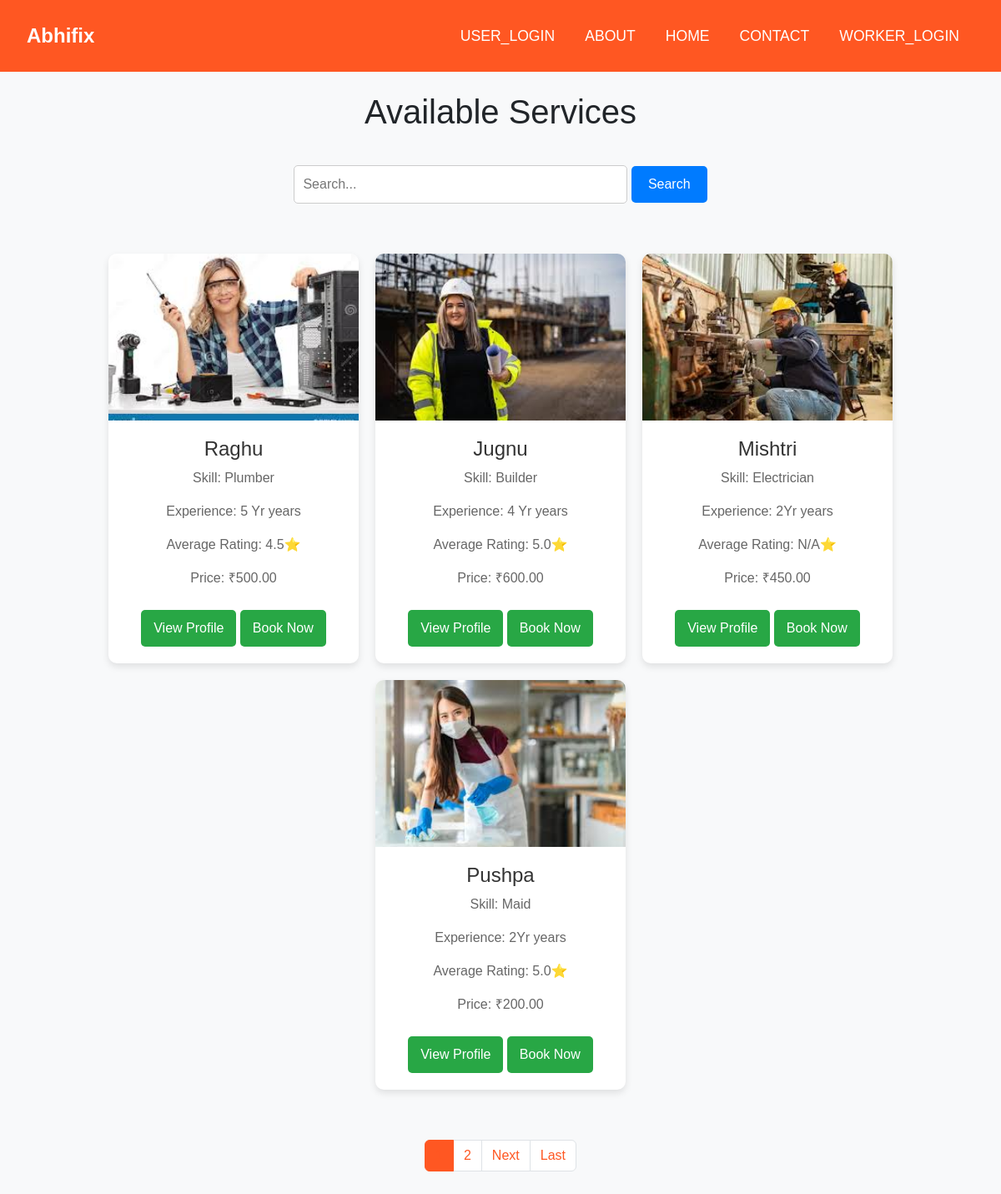
Page /services/ on the committed database.
### myapp/models.py (models this page shows, shortened)
class Labour(models.Model):
    user = models.OneToOneField(User, on_delete=models.CASCADE, related_name='labour_profile')
    phone = models.CharField(max_length=15, null=True, blank=True)  # Updated to CharField to handle phone numbers better
    image = models.ImageField(upload_to='images/', null=True, blank=True)
    skills = models.ManyToManyField(Skill, related_name='labours', blank=True)
    experience = models.CharField(max_length=100, null=True)
    email = models.EmailField(max_length=254, null=True, blank=True)
    price = models.DecimalField(max_digits=10, decimal_places=2, null=True,blank=True)
    is_available = models.BooleanField(default=True)
    last_booking_time = models.DateTimeField(null=True, blank=True)

class Skill(models.Model):
    name = models.CharField(max_length=100)

### myapp/views.py (the view)
# urls.py: path('services/',views.services,name='services'),
def services(request):
    query = request.GET.get('query', '')
    if query:
        labours = Labour.objects.filter(
            Q(skills__name__icontains=query) | Q(user__username__icontains=query)
        ).distinct()
    else:
        labours = Labour.objects.all()
    labours = labours.prefetch_related('reviews')
    for labour in labours:
        avg_rating = labour.reviews.aggregate(Avg('rating'))['rating__avg']
        labour.avg_rating = round(avg_rating, 1) if avg_rating is not None else 'N/A'
        if not labour.is_available and labour.last_booking_time:
            time_since_last_booking = timezone.now() - labour.last_booking_time
            if time_since_last_booking < timedelta(hours=1):
                labour.availability_message = f"Available in {60 - time_since_last_booking.seconds // 60} minutes"
            else:
                labour.is_available = True  # Mark as available if 1 hour has passed
                labour.save()
        else:
            labour.availability_message = "Available"
    paginator = Paginator(labours, 4)
    page_number = request.GET.get('page')
    page_obj = paginator.get_page(page_number)
    return render(request, 'services.html', {
        'page_obj': page_obj,
        'query': query,
    })

### templates/services.html (shortened to what this page needs)
<!DOCTYPE html>
<html lang="en">
<head>
    <link href="https://cdn.jsdelivr.net/npm/bootstrap@5.3.0/dist/css/bootstrap.min.css" rel="stylesheet">
</head>
<body>
    <nav class="navbar navbar-expand-lg navbar-dark">
        <div class="container-fluid">
            <a class="navbar-brand" href="{% url 'home' %}">Abhifix</a>
            <div class="collapse navbar-collapse" id="navbarNav">
                <ul class="navbar-nav ms-auto">
                    {% if not user.is_authenticated %}
                    <li class="nav-item">
                        <a class="nav-link" href="{% url 'login' %}">USER_LOGIN</a>
                    </li>
                    {% endif %}
                    <li class="nav-item">
                        <a class="nav-link" href="#">ABOUT</a>
                    </li>
                    <li class="nav-item">
                        <a class="nav-link" href="{% url 'home' %}">HOME</a>
                    </li>
                    <li class="nav-item">
                        <a class="nav-link" href="{% url 'contact' %}">CONTACT</a>
                    </li>
                    <li class="nav-item">
                        <a class="nav-link" href="{% url 'labour_login' %}">WORKER_LOGIN</a>
                    </li>
                </ul>
            </div>
        </div>
    </nav>
    <div class="container">
        <h1 class="text-center mt-4">Available Services</h1>
        <form method="GET" action="{% url 'services' %}" class="search-form">
            <input type="text" name="query" placeholder="Search..." value="{{ query }}" class="search-input">
            <button type="submit" class="search-button">Search</button>
        </form>
        <div class="services-list">
            {% for labour in page_obj %}
                <div class="data-card {% if not labour.is_available %}unavailable{% endif %}">
                    <img src="{{ labour.image.url }}" alt="Image of {{ labour.user.username }}" class="service-image">
                    <div class="card-body">
                        <h2>{{ labour.user.username }}</h2>
                        <p>Skill: {{ labour.skills.first.name }}</p>
                        <p>Experience: {{ labour.experience }} years</p>
                        <p>Average Rating: {{ labour.avg_rating }}⭐</p>
                        <p class="price">Price: ₹{{ labour.price }}</p>
                        <a href="{% url 'labour_detail' labour.id %}" class="book-button">View Profile</a>
                        {% if labour.is_available %}
                            <a href="{% url 'book_labour' labour.id %}" class="book-button">Book Now</a>
                        {% endif %}
                    </div>
                </div>
            {% endfor %}
        </div>
        <nav aria-label="Page navigation">
            <ul class="pagination">
                {% for num in page_obj.paginator.page_range %}
                    <li class="page-item {% if page_obj.number == num %}active{% endif %}">
                        <a class="page-link" href="?page={{ num }}&query={{ query }}">{{ num }}</a>
                    </li>
                {% endfor %}
                {% if page_obj.has_next %}
                    <li class="page-item"><a class="page-link" href="?page={{ page_obj.next_page_number }}&query={{ query }}">Next</a></li>
                    <li class="page-item"><a class="page-link" href="?page={{ page_obj.paginator.num_pages }}&query={{ query }}">Last</a></li>
                {% endif %}
            </ul>
        </nav>
    </div>
</body>
</html>

### templates/services.html (style rules this page uses)
body { background-color: #f8f9fa; font-family: Arial, sans-serif; }
.navbar { background-color: #FF5722; padding: 20px; }
.navbar-brand { font-size: 1.5rem; font-weight: bold; color: white !important; }
.navbar-nav .nav-link { color: white !important; font-size: 1.1rem; margin: 0 10px; }
.search-form { margin: 40px 0; text-align: center; }
.search-input { padding: 10px; width: 60%; max-width: 400px; border-radius: 5px; border: 1px solid #ccc; }
.search-button { padding: 10px 20px; background-color: #007bff; color: white; border: none; border-radius: 5px; cursor: pointer; transition: background-color 0.3s ease; }
.services-list { display: flex; flex-wrap: wrap; justify-content: center; gap: 20px; padding: 20px; }
.data-card { background-color: white; border-radius: 10px; box-shadow: 0 4px 8px rgba(0, 0, 0, 0.1); width: 300px; text-align: center; transition: transform 0.3s, box-shadow 0.3s; }
.data-card img.service-image { width: 100%; height: 200px; object-fit: cover; border-radius: 10px 10px 0 0; }
.data-card .card-body { padding: 20px; }
.data-card h2 { font-size: 1.5rem; color: #333; }
.data-card p { color: #666; }
.book-button { display: inline-block; margin-top: 10px; padding: 10px 15px; background-color: #28a745; color: white; border: none; border-radius: 5px; text-decoration: none; transition: background-color 0.3s ease; }
.pagination { justify-content: center; margin: 40px 0; }
.pagination .page-item.active .page-link { background-color: #FF5722; border-color: #FF5722; }
.pagination .page-link { color: #FF5722; }

### rows in the picture
Labour: image (picture), user.username "Raghu", skills.first.name "Plumber", experience "5 Yr", avg_rating "4.5", price "500.00", is_available "Book Now"
Labour: image (picture), user.username "Jugnu", skills.first.name "Builder", experience "4 Yr", avg_rating "5.0", price "600.00", is_available "Book Now"
Labour: image (picture), user.username "Mishtri", skills.first.name "Electrician", experience "2Yr", avg_rating "N/A", price "450.00", is_available "Book Now"
Labour: image (picture), user.username "Pushpa", skills.first.name "Maid", experience "2Yr", avg_rating "5.0", price "200.00", is_available "Book Now"

### other values in the picture
{{ num }} "2"
